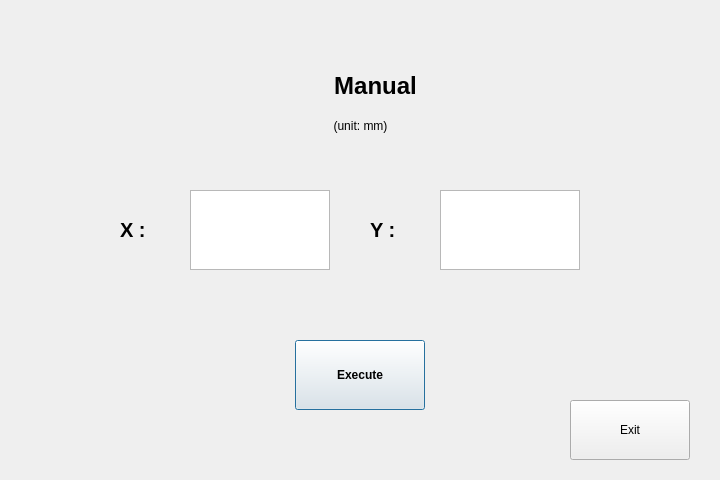
<?xml version="1.0" encoding="UTF-8"?>
<ui version="4.0">
 <class>Dialog</class>
 <widget class="QDialog" name="Dialog">
  <property name="geometry">
   <rect>
    <x>0</x>
    <y>0</y>
    <width>720</width>
    <height>480</height>
   </rect>
  </property>
  <property name="minimumSize">
   <size>
    <width>720</width>
    <height>480</height>
   </size>
  </property>
  <property name="maximumSize">
   <size>
    <width>720</width>
    <height>480</height>
   </size>
  </property>
  <property name="windowTitle">
   <string>Dialog</string>
  </property>
  <widget class="QLabel" name="label_5">
   <property name="geometry">
    <rect>
     <x>285</x>
     <y>60</y>
     <width>181</width>
     <height>51</height>
    </rect>
   </property>
   <property name="font">
    <font>
     <pointsize>18</pointsize>
     <weight>75</weight>
     <bold>true</bold>
    </font>
   </property>
   <property name="text">
    <string>Manual</string>
   </property>
   <property name="alignment">
    <set>Qt::AlignCenter</set>
   </property>
  </widget>
  <widget class="QLabel" name="label_6">
   <property name="geometry">
    <rect>
     <x>280</x>
     <y>110</y>
     <width>161</width>
     <height>31</height>
    </rect>
   </property>
   <property name="font">
    <font>
     <pointsize>9</pointsize>
     <italic>false</italic>
    </font>
   </property>
   <property name="text">
    <string>(unit: mm)</string>
   </property>
   <property name="alignment">
    <set>Qt::AlignCenter</set>
   </property>
  </widget>
  <widget class="QLabel" name="label_2">
   <property name="geometry">
    <rect>
     <x>120</x>
     <y>200</y>
     <width>50</width>
     <height>60</height>
    </rect>
   </property>
   <property name="font">
    <font>
     <pointsize>15</pointsize>
     <weight>75</weight>
     <bold>true</bold>
    </font>
   </property>
   <property name="text">
    <string>X :</string>
   </property>
  </widget>
  <widget class="QTextEdit" name="textEdit_2">
   <property name="geometry">
    <rect>
     <x>440</x>
     <y>190</y>
     <width>140</width>
     <height>80</height>
    </rect>
   </property>
   <property name="font">
    <font>
     <pointsize>15</pointsize>
    </font>
   </property>
  </widget>
  <widget class="QPushButton" name="pushButton">
   <property name="geometry">
    <rect>
     <x>295</x>
     <y>340</y>
     <width>130</width>
     <height>70</height>
    </rect>
   </property>
   <property name="font">
    <font>
     <pointsize>9</pointsize>
     <weight>75</weight>
     <bold>true</bold>
    </font>
   </property>
   <property name="text">
    <string>Execute</string>
   </property>
  </widget>
  <widget class="QTextEdit" name="textEdit">
   <property name="geometry">
    <rect>
     <x>190</x>
     <y>190</y>
     <width>140</width>
     <height>80</height>
    </rect>
   </property>
   <property name="font">
    <font>
     <pointsize>15</pointsize>
    </font>
   </property>
  </widget>
  <widget class="QLabel" name="label_4">
   <property name="geometry">
    <rect>
     <x>370</x>
     <y>200</y>
     <width>50</width>
     <height>60</height>
    </rect>
   </property>
   <property name="font">
    <font>
     <pointsize>15</pointsize>
     <weight>75</weight>
     <bold>true</bold>
    </font>
   </property>
   <property name="text">
    <string>Y :</string>
   </property>
  </widget>
  <widget class="QPushButton" name="pushButton_2">
   <property name="geometry">
    <rect>
     <x>570</x>
     <y>400</y>
     <width>120</width>
     <height>60</height>
    </rect>
   </property>
   <property name="text">
    <string>Exit</string>
   </property>
  </widget>
 </widget>
 <resources/>
 <connections/>
</ui>
